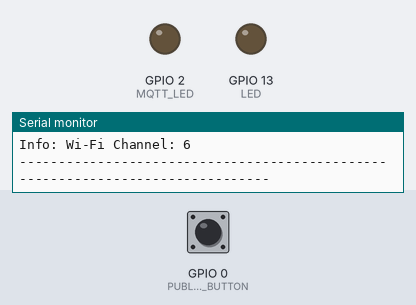
This program was run on a simulated ESP32. On the bench: output pins drawn as LEDs (lit = HIGH), the last lines printed to the serial monitor. Inputs (shaded band) come from the test bench; at power-on: GPIO 0 (PUBLISH_BUTTON) HIGH. WiFi joins after 1.5 s; servers stay silent unless stated; random numbers use the default seed unless the program sets one; no MQTT or app messages arrive unless stated.

Above: at 4.2 s.
4.3 s: GPIO 0 (PUBLISH_BUTTON) pulled LOW for 0.15 s
At 30.8 s:
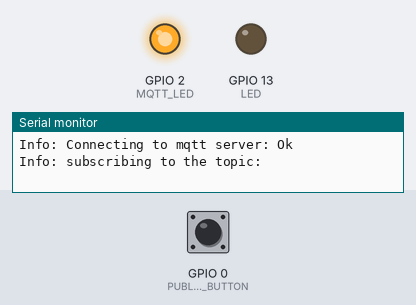
Timing chart, 0 to 31.5 s (numbered marks = the images above; inputs shaded):
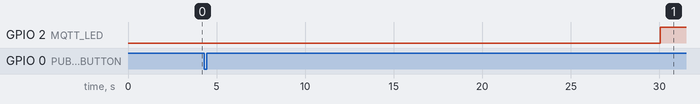

The program:

main.cpp
```cpp
#include <Arduino.h>
#include <WiFi.h>
#include <ArduinoJson.h>
#include <PubSubClient.h>
#include <Pushbutton.h>

#define PUBLISH_BUTTON 0
#define LED 13
#define MQTT_LED 2

const char *wifissid = "";
const char *WifiPassword = "";
const char *mqttServer = "";
const char *mqttUser = "";
const char *mqttPassword = "";
const char *publishTopic = "";
const char *subscribeTopic = "";
const int mqttPort = 1883;

unsigned int intervalLogs = 3300;
unsigned int intervalWifi = 20000;
unsigned int intervalMqtt = 30000;
unsigned long previousLogsMillis = 0;
unsigned long previousMqttMillis = 0;
unsigned long previousWifiMillis = 0;
const short wifiConnectionAttempts = 30;

String lastReceivedMsg = "{}";

WiFiClient wifiClient;
PubSubClient mqttClient(wifiClient);
Pushbutton publishPortal(PUBLISH_BUTTON);

// functionsModule
void logs();
void pressPublishButton();
void setOffSingle(int pin);
void setOnSingle(int pin);
float cpuTemperature();
String getJsonDeviceStatus();
// mqttModule
bool getMqttConnection();
void mqttCommands(String incoming);
bool mqttConnect();
String showMqttConnectionStatus();
void callback(char *topic, byte *payload, unsigned int length);
void mqttLoop();
void publishData();
// wifiModule
void initWifi();
void wifiLoop();
bool checkWifiConnection();
int getRSSIasQuality(int RSSI);
String showWifiConnectionStatus();

#include "functionsModule.hpp"
#include "wifiModule.hpp"
#include "mqttModule.hpp"

void setup()
{
    Serial.begin(115200);
    delay(500);

    pinMode(LED, OUTPUT);
    pinMode(MQTT_LED, OUTPUT);
    pinMode(PUBLISH_BUTTON, INPUT);

    mqttClient.setServer(mqttServer, mqttPort);
    mqttClient.setCallback(callback);
    delay(500);

    initWifi();
    delay(500);
}

void loop()
{
    yield();
    wifiLoop();
    mqttLoop();
    pressPublishButton();
    logs();
}
```

functionsModule.hpp
```cpp
#ifdef __cplusplus
extern "C"
{
#endif
    uint8_t temprature_sens_read();
#ifdef __cplusplus
}
#endif
uint8_t temprature_sens_read();


void setOnSingle(int pin)
{
    digitalWrite(pin, HIGH);
}

void setOffSingle(int pin)
{
    digitalWrite(pin, LOW);
}

void pressPublishButton()
{
    if (publishPortal.getSingleDebouncedPress())
        publishData();
}

float cpuTemperature()
{
    float cpuTemperature = ((temprature_sens_read() - 32) / 1.8);

    if (isnan(cpuTemperature) || cpuTemperature <= 0)
        cpuTemperature = 0;

    return round(cpuTemperature);
}

String getJsonDeviceStatus()
{
    String payload;
    DynamicJsonDocument jsonDoc(1024);
    jsonDoc["wifiSSID"] = WiFi.SSID();
    jsonDoc["wifiChannel"] = WiFi.channel();
    jsonDoc["wifiDbm"] = WiFi.status() == WL_CONNECTED ? String(WiFi.RSSI()) : F("0");
    jsonDoc["wifiPercent"] = WiFi.status() == WL_CONNECTED ? String(getRSSIasQuality(WiFi.RSSI())) : F("0");
    jsonDoc["tempCpu"] = cpuTemperature();
    serializeJson(jsonDoc, payload);
    return payload;
}

void logs()
{
    long currentmillis = millis();

    if (currentmillis - previousLogsMillis > intervalLogs)
    {
        previousLogsMillis = currentmillis;

        Serial.println("");
        Serial.println("+-------------------------------[DEVICE LOGS]-----------------------------------+");
        Serial.println("");
        Serial.println("Info: CPU Temperature: " + (String)cpuTemperature());
        Serial.println("Info: Last Incomming Msg: " + lastReceivedMsg);
        Serial.println("Info: Mqtt is Connected: " + (String)(getMqttConnection() ? "Ok" : "Not") + " | Status: " + showMqttConnectionStatus());
        Serial.println("Info: Wi-Fi is Connected: " + (String)(checkWifiConnection() ? "Ok" : "Not") + " | Status: " + showWifiConnectionStatus());
        Serial.println("Info: Wi-Fi SSID: " + WiFi.SSID());
        Serial.print("Info: Wi-Fi IP Address: ");
        Serial.println(WiFi.localIP());
        Serial.println("Info: Wi-Fi RSSI: " + (String)WiFi.RSSI());
        Serial.println("Info: Wi-Fi Channel: " + (String)WiFi.channel());
        Serial.println("-------------------------------------------------------------------------------");
    }
}
```

mqttModule.hpp
```cpp
void mqttLoop()
{
    if (!mqttClient.connected())
    {
        mqttConnect();
        setOffSingle(MQTT_LED);
    }

    else
    {
        mqttClient.loop();
        setOnSingle(MQTT_LED);
    }
}

bool mqttConnect()
{
    long currentmillis = millis();

    if (currentmillis - previousMqttMillis > intervalMqtt)
    {
        previousMqttMillis = currentmillis;

        String strClientId = "device_" + random(1, 9999);
        Serial.print("Info: Connecting to mqtt server: ");

        if (mqttClient.connect(strClientId.c_str(), mqttUser, mqttPassword))
        {
            Serial.println("Ok");
            mqttClient.subscribe(subscribeTopic);
            Serial.println("Info: subscribing to the topic: " + (String)subscribeTopic);
            return true;
        }
        else
        {
            Serial.println("Faild! - state: " + mqttClient.state());
            return false;
        }
    }
    return false;
}

void callback(char *topic, byte *payload, unsigned int length)
{
    String incoming = "";

    for (int i = 0; i < length; i++)
        incoming += (char)payload[i];

    incoming.trim();
    lastReceivedMsg = incoming;
    Serial.println("Info: Topic: " + String(topic));
    Serial.println("Info: Message: " + incoming);

    mqttCommands(incoming);
}

void mqttCommands(String incoming)
{
    DynamicJsonDocument jsonDocument(512);
    deserializeJson(jsonDocument, incoming);

    String command = jsonDocument["command"];
    Serial.println("Info: command: " + command);

    if (command == "led")
    {
        String value = jsonDocument["value"];
        if (value == "on")
            setOnSingle(LED);

        if (value == "off")
            setOffSingle(LED);
    }
}

void publishData()
{
    String payload = getJsonDeviceStatus();
    Serial.print("Info: Publish message: ");

    if (mqttClient.publish(publishTopic, payload.c_str()))
        Serial.println("Ok - payload: " + payload);
    else
        Serial.println("Faild!");
}

String showMqttConnectionStatus()
{
    int MQTT_STATUS = mqttClient.state();
    String messageStatus = "";

    switch (MQTT_STATUS)
    {
    case MQTT_CONNECTION_TIMEOUT:
        messageStatus = "MQTT_CONNECTION_TIMEOUT";
        break;

    case MQTT_CONNECTION_LOST:
        messageStatus = "MQTT_CONNECTION_LOST";
        break;

    case MQTT_CONNECT_FAILED:
        messageStatus = "MQTT_CONNECT_FAILED";
        break;

    case MQTT_DISCONNECTED:
        messageStatus = "MQTT_DISCONNECTED";
        break;

    case MQTT_CONNECTED:
        messageStatus = "MQTT_CONNECTED";
        break;

    case MQTT_CONNECT_BAD_PROTOCOL:
        messageStatus = "MQTT_CONNECT_BAD_PROTOCOL";
        break;

    case MQTT_CONNECT_BAD_CLIENT_ID:
        messageStatus = "MQTT_CONNECT_BAD_CLIENT_ID";
        break;

    case MQTT_CONNECT_UNAVAILABLE:
        messageStatus = "MQTT_CONNECT_UNAVAILABLE";
        break;

    case MQTT_CONNECT_BAD_CREDENTIALS:
        messageStatus = "MQTT_CONNECT_BAD_CREDENTIALS";
        break;
    case MQTT_CONNECT_UNAUTHORIZED:
        messageStatus = "MQTT_CONNECT_UNAUTHORIZED";
        break;

    default:
        messageStatus = "DISCONNECTED";
        break;
    }

    return String(MQTT_STATUS) + ": " + messageStatus;
}

bool getMqttConnection()
{
    return mqttClient.connected();
}
```

wifiModule.hpp
```cpp
void initWifi()
{
    WiFi.mode(WIFI_STA);
    WiFi.begin(wifissid, WifiPassword);
    Serial.print("\nInfo: Connecting to the Wi-Fi network ");

    short attempt = 0;
    while (WiFi.status() != WL_CONNECTED)
    {
        delay(500);
        Serial.print(".");
        attempt++;
        if (attempt > wifiConnectionAttempts)
            break;
    }

    if (WiFi.status() == WL_CONNECTED)
    {
        Serial.println("");
        Serial.print("Info: Wi-Fi  IP Address: ");
        Serial.println(WiFi.localIP());
        Serial.print("Info: Wi-Fi Channel: ");
        Serial.println(WiFi.channel());
        Serial.print("Info: Wi-Fi RSSI: ");
        Serial.println(WiFi.RSSI());
    }
}

void wifiLoop()
{
    unsigned long currentmillis = millis();
    if (WiFi.status() != WL_CONNECTED && (currentmillis - previousWifiMillis >= intervalWifi))
    {
        WiFi.disconnect();
        WiFi.reconnect();
        previousWifiMillis = currentmillis;
    }
}

bool checkWifiConnection()
{
    return WiFi.isConnected();
}

int getRSSIasQuality(int RSSI)
{
    int quality = 0;

    if (RSSI <= -100)
        quality = 0;

    else if (RSSI >= -50)
        quality = 100;

    else
        quality = 2 * (RSSI + 100);

    return quality;
}

String showWifiConnectionStatus()
{
    wl_status_t WIFI_STATUS = WiFi.status();
    String wifiMessageStatus = "";

    switch (WIFI_STATUS)
    {
    case WL_NO_SHIELD:
        wifiMessageStatus = "WL NO SHIELD";
        break;

    case WL_IDLE_STATUS:
        wifiMessageStatus = "IDLE STATUS";
        break;

    case WL_NO_SSID_AVAIL:
        wifiMessageStatus = "NO SSID AVAIL";
        break;

    case WL_SCAN_COMPLETED:
        wifiMessageStatus = "SCAN COMPLETED";
        break;

    case WL_CONNECTED:
        wifiMessageStatus = "CONNECTED";
        break;

    case WL_CONNECT_FAILED:
        wifiMessageStatus = "CONNECT FAILED";
        break;

    case WL_CONNECTION_LOST:
        wifiMessageStatus = "CONNECTION LOST";
        break;

    case WL_DISCONNECTED:
        wifiMessageStatus = "DISCONNECTED";
        break;

    default:
        wifiMessageStatus = "DISCONNECTED";
        break;
    }

    return String(WIFI_STATUS) + ": " + wifiMessageStatus;
}
```
